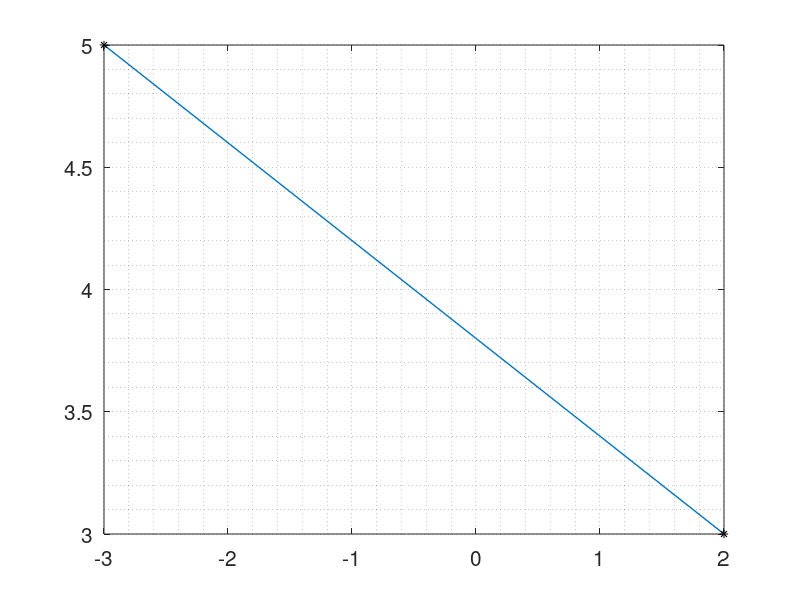

Write MATLAB code to recreate this figure. (Note: this script raises an error after producing the figure.)
a = [2, 3];
b = [-3, 5];

figure
plot([a(1), b(1)], [a(2), b(2)], 'linewidth', 1)
hold on; box on; grid minor;
plot(a(1), a(2), 'k*')
plot(b(1), b(2), 'k*')
set(gca, 'fontsize', 15)

alpha = alphaslope(a, b);
delta = [cos(alpha), sin(alpha)];

plot(a(1) + delta(1), a(2) + delta(2), 'r*')

function alpha = alphaslope(p1, p2)
% This function outputs the slope of the a line defined by two points
alpha = atan2(p2(2) - p1(2), p2(1) - p1(1));
end